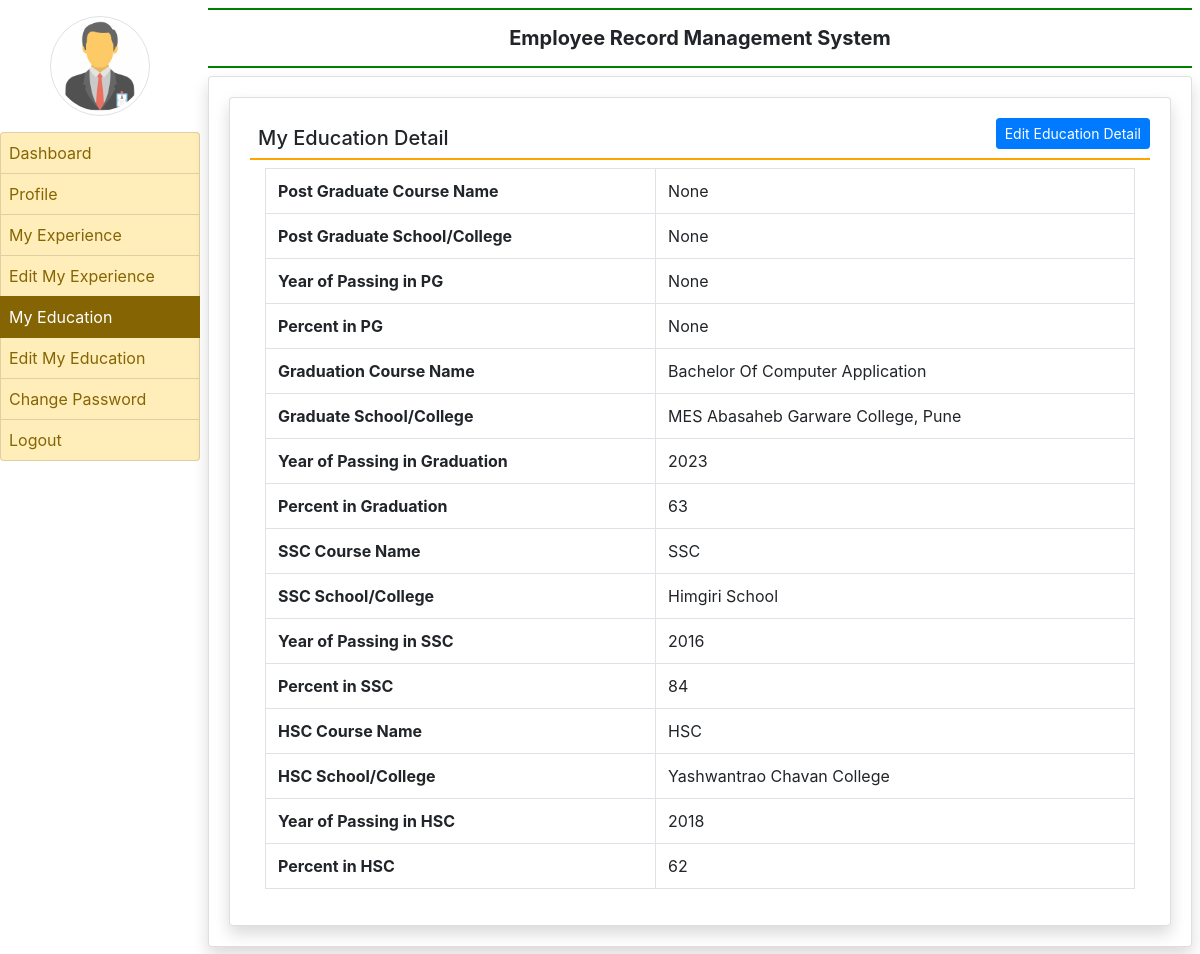
Page /myeducation (signed in) on the committed database.
### employee/models.py (models this page shows, shortened)
class EmployeeEducation(models.Model):
    user = models.ForeignKey(User, on_delete=models.CASCADE, null=True)
    coursepg = models.CharField(max_length=100, null=True)
    schoolclgpg = models.CharField(max_length=200,null=True)
    yearpassingpg = models.CharField(max_length=20,null=True)
    percentagepg = models.CharField(max_length=30, null=True)
    coursegra = models.CharField(max_length=100, null=True)
    schoolclggra = models.CharField(max_length=200, null=True)
    yearpassinggra = models.CharField(max_length=20, null=True)
    percentagegra = models.CharField(max_length=30, null=True)
    coursessc = models.CharField(max_length=100, null=True)
    schoolclgssc = models.CharField(max_length=200, null=True)
    yearpassingssc = models.CharField(max_length=20, null=True)
    percentagessc = models.CharField(max_length=30, null=True)
    coursehsc = models.CharField(max_length=100, null=True)
    schoolclghsc = models.CharField(max_length=200, null=True)
    yearpassinghsc = models.CharField(max_length=20, null=True)
    percentagehsc = models.CharField(max_length=30, null=True)

### employee/views.py (the view)
# urls.py: path('myeducation',myeducation,name='myeducation'),
def myeducation(request):
    if not request.user.is_authenticated:
        return redirect('emp_login')
    user = request.user
    education = EmployeeEducation.objects.get(user=user)
    d = {'education': education}
    return render(request, 'myeducation.html',d)

### employee/templates/myeducation.html (shortened to what this page needs)
{% extends 'emp_base.html' %}
{% block main  %}
<div class="card shadow">
    <div class="card-body">
        <a href="{% url 'edit_myeducation' %}" class="btn btn-primary btn-sm float-right">Edit Education Detail</a>
        <h5 class="p-2" style="border-bottom: 2px solid orange;">My Education Detail</h5>
<div class="container-fluid">
        <table class="table table-bordered">
                <tr>
                    <th>Post Graduate Course Name</th>
                    <td>{{education.coursepg}}</td>
                </tr>
                <tr>
                    <th>Post Graduate School/College</th>
                    <td>{{education.schoolclgpg}}</td>
                </tr>
             <tr>
                    <th>Year of Passing in PG</th>
                    <td>{{education.yearpassingpg}}</td>
                </tr>
             <tr>
                    <th>Percent in PG</th>
                    <td>{{education.percentagepg}}</td>
                </tr>
            <tr>
                    <th>Graduation Course Name</th>
                    <td>{{education.coursegra}}</td>
                </tr>
                <tr>
                    <th>Graduate School/College</th>
                    <td>{{education.schoolclggra}}</td>
                </tr>
             <tr>
                    <th>Year of Passing in Graduation</th>
                    <td>{{education.yearpassinggra}}</td>
                </tr>
             <tr>
                    <th>Percent in Graduation</th>
                    <td>{{education.percentagegra}}</td>
                </tr>
            <tr>
                    <th>SSC Course Name</th>
                    <td>{{education.coursessc}}</td>
                </tr>
                <tr>
                    <th>SSC School/College</th>
                    <td>{{education.schoolclgssc}}</td>
                </tr>
             <tr>
                    <th>Year of Passing in SSC</th>
                    <td>{{education.yearpassingssc}}</td>
                </tr>
             <tr>
                    <th>Percent in SSC</th>
                    <td>{{education.percentagessc}}</td>
                </tr>
             <tr>
                    <th>HSC Course Name</th>
                    <td>{{education.coursehsc}}</td>
                </tr>
             <tr>
                    <th>HSC School/College</th>
                    <td>{{education.schoolclghsc}}</td>
                </tr>
             <tr>
                    <th>Year of Passing in HSC</th>
                    <td>{{education.yearpassinghsc}}</td>
                </tr>
             <tr>
                    <th>Percent in HSC</th>
                    <td>{{education.percentagehsc}}</td>
                </tr>
        </table>
</div>
</div>
</div>
{% endblock %}

### rows in the picture
EmployeeEducation: coursepg "None", schoolclgpg "None", yearpassingpg "None", percentagepg "None", coursegra "Bachelor Of Computer Application", schoolclggra "MES Abasaheb Garware College, Pune", yearpassinggra "2023", percentagegra "63", coursessc "SSC", schoolclgssc "Himgiri School", yearpassingssc "2016", percentagessc "84", coursehsc "HSC", schoolclghsc "Yashwantrao Chavan College", yearpassinghsc "2018", percentagehsc "62"
